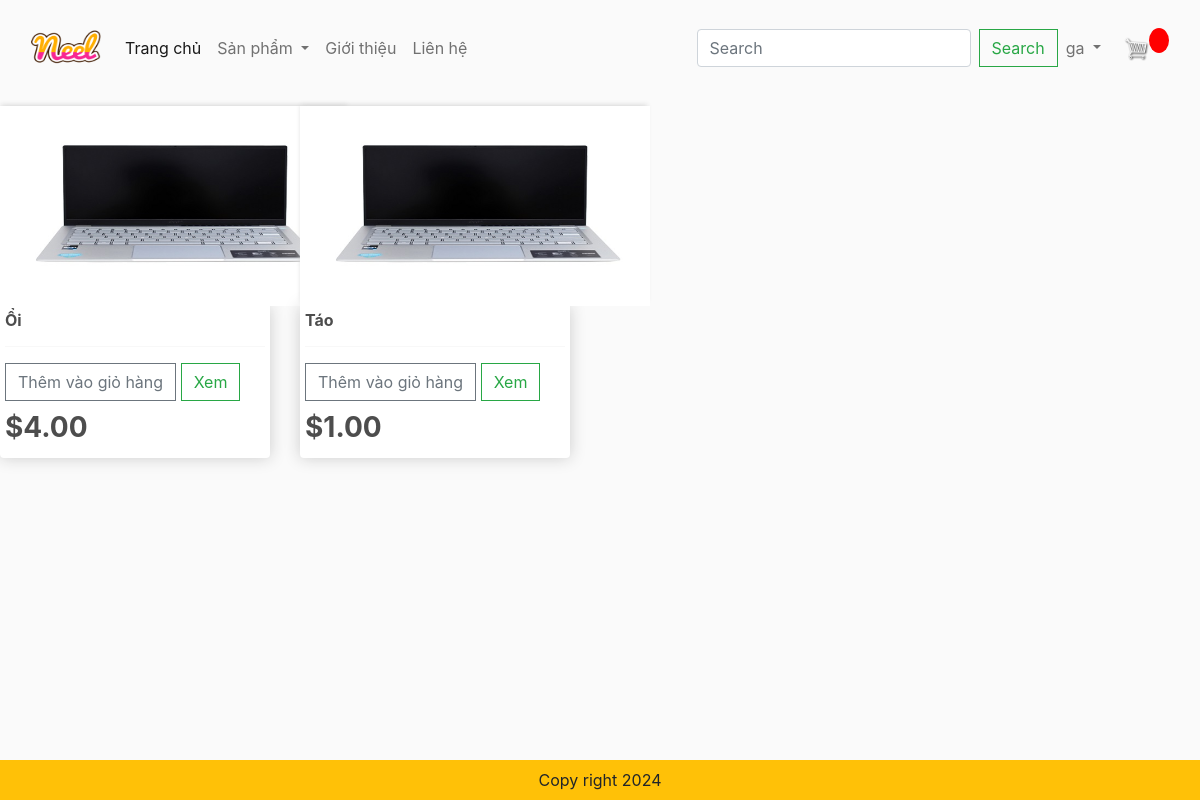
Page /category/?category=food (signed in) on the committed database.
### app/models.py (models this page shows, shortened)
class Product(models.Model):
    category = models.ManyToManyField(Category,related_name='product')
    name = models.CharField(max_length=200,null=True)
    price = models.FloatField()
    digital = models.BooleanField(default=False,null=True,blank=False)
    image = models.ImageField(null=True,blank=True)
    @property
    def ImageURL(self):
        try:
            url = self.image.url
        except:
            url = ''
        return url

### app/views.py (the view)
# urls.py: path("category/", views.category, name= "category"),
def category(request):
    categories = Category.objects.filter(is_sub = False)
    active_category = request.GET.get('category','')
    if active_category:
        products = Product.objects.filter(category__slug = active_category)
    context = {'categories':categories,'products':products,'active_category':active_category}
    return render(request,'app/category.html',context)

### app/templates/app/category.html (shortened to what this page needs)
{% extends "app/base.html" %}
{%load static%}
        {% block register%}
        <div class="row" style="width:100%">
            {% for product in products %}
            <div class="col-lg-3">
                <img class="thumbnail" src="{{product.ImageURL}}">
                <div class="box-element product ">
                  <h6><strong>{{product.name}}</strong></h6>
                  <hr>
                      <button data-product={{product.id}} data-action="add" class="btn btn-outline-secondary add-btn update-cart">Thêm vào giỏ hàng</button>
                      <a class="btn btn-outline-success" href="#">Xem</a>
                      <h3 style="margin-top: 10px;"><strong>${{product.price | floatformat:2}}</strong></h3>
                </div>
            </div>
            {% endfor register %}
          </div>
        {% endblock %}

### app/templates/app/base.html (shortened to what this page needs)
{% load static %}
<!DOCTYPE html>
<html>
    <head>
        <link href="https://cdn.jsdelivr.net/npm/bootstrap@5.2.3/dist/css/bootstrap.min.css" rel="stylesheet">
        <link href="{% static 'app/css/style.css'%}" rel="stylesheet"/>
        <link href="{% static 'app/css/owl.carousel.min.css'%}" rel="stylesheet"/>
        <link href="{% static 'app/css/all.min.css'%}" rel="stylesheet"/>
        <link rel="stylesheet" href="https://stackpath.bootstrapcdn.com/bootstrap/4.3.1/css/bootstrap.min.css">
        <link href="https://cdnjs.cloudflare.com/ajax/libs/font-awesome/5.15.4/css/all.min.css" rel="stylesheet">
        <link type="text/css" href="{% static 'app/css/main.css'%}" rel="stylesheet"/>
        <link rel="stylesheet" href="">
    </head>
    <body>
        <nav class="navbar navbar-expand-lg bg-body-tertiary">
            <div class="container-fluid">
              <a class="navbar-brand" href="{% url 'home' %}">
                <img src= "{%static 'app/images/Neel.png'%}" width="70" height="70"/>
              </a>
              <div class="collapse navbar-collapse" id="navbarSupportedContent">
                <ul class="navbar-nav me-auto mb-2 mb-lg-0">
                  <li class="nav-item">
                    <a class="nav-link active" aria-current="page" href="{% url 'home' %}">Trang chủ</a>
                  </li>
                  <li class="nav-item dropdown">
                    <a class="nav-link dropdown-toggle" href="#" role="button" data-bs-toggle="dropdown" aria-expanded="false">
                      Sản phẩm
                    </a>
                  </li>
                  <li class="nav-item">
                    <a class="nav-link" href="#">Giới thiệu</a>
                  </li>
                  <li class="nav-item">
                    <a class="nav-link" href="#">Liên hệ</a>
                  </li>
                </ul>
                <form class="d-flex" role="search" method ="POST" action = "{% url 'search' %}">
                  <input class="form-control me-2" type="search" placeholder="Search" aria-label="Search" name = "searched">
                  <button class="btn btn-outline-success" type="submit">Search</button>
                </form>
              </div>
              <ul class="navbar-nav me-auto mb-2 mb-lg-0">
              {% if user.is_authenticated %}
                <li class="nav-item dropdown">
                  <a class="nav-link dropdown-toggle" href="#" role="button" data-bs-toggle="dropdown" aria-expanded="false">
                    {{request.user}}
                  </a>
                </li>
                <div class="form-inline my-2 my-lg-0">
                  <a href="{% url 'cart'%}"><img id ="cart-icon" src = "{% static 'app/images/cart.png' %}"/></a>
                  <p id="cart-total">{{cartItems}}</p>
                </div>
              {% endif %}
              </ul>
            </div>
          </nav>
     {% block register %}{% endblock register %}
      <footer class="container--fluid bg-warning text-center fixed-bottom p-2 mt-5">
        Copy right 2024
      </footer>
    </body>
</html>

### app/static/app/css/main.css (style rules this page uses)
body { background-color: hsl(0, 0%, 98%); }
h1,h2,h3,h4,h5,h6 { color:hsl(0, 0%, 30%); }
.box-element { box-shadow:hsl(0, 0%, 80%) 0 0 16px; background-color: #fff; border-radius: 4px; padding: 5px; }
.thumbnail { width: 350px; height:200px; -webkit-box-shadow: -1px -3px 5px -2px rgba(214,214,214,1); -moz-box-shadow: -1px -3px 5px -2px rgba(214,214,214,1); box-shadow: -1px -3px 5px -2px rgba(214,214,214,1); }
.product { border-radius: 0 0 4px 4px; }
#cart-icon { width:25px; display: inline-block; margin-left: 15px; }
#cart-total { display: block; text-align: center; color:#fff; background-color: red; width: 20px; height: 25px; border-radius: 50%; font-size: 14px; }
.col-lg-3, .col-lg-4, .col-lg-6, .col-lg-8, .col-lg-12 { margin-top: 10px; }
.btn { border-radius: 0; }

### rows in the picture
Product: ImageURL (picture), name "Ổi", price "4.00"
Product: ImageURL (picture), name "Táo", price "1.00"

### other values in the picture
{{ request.user }} "ga"
